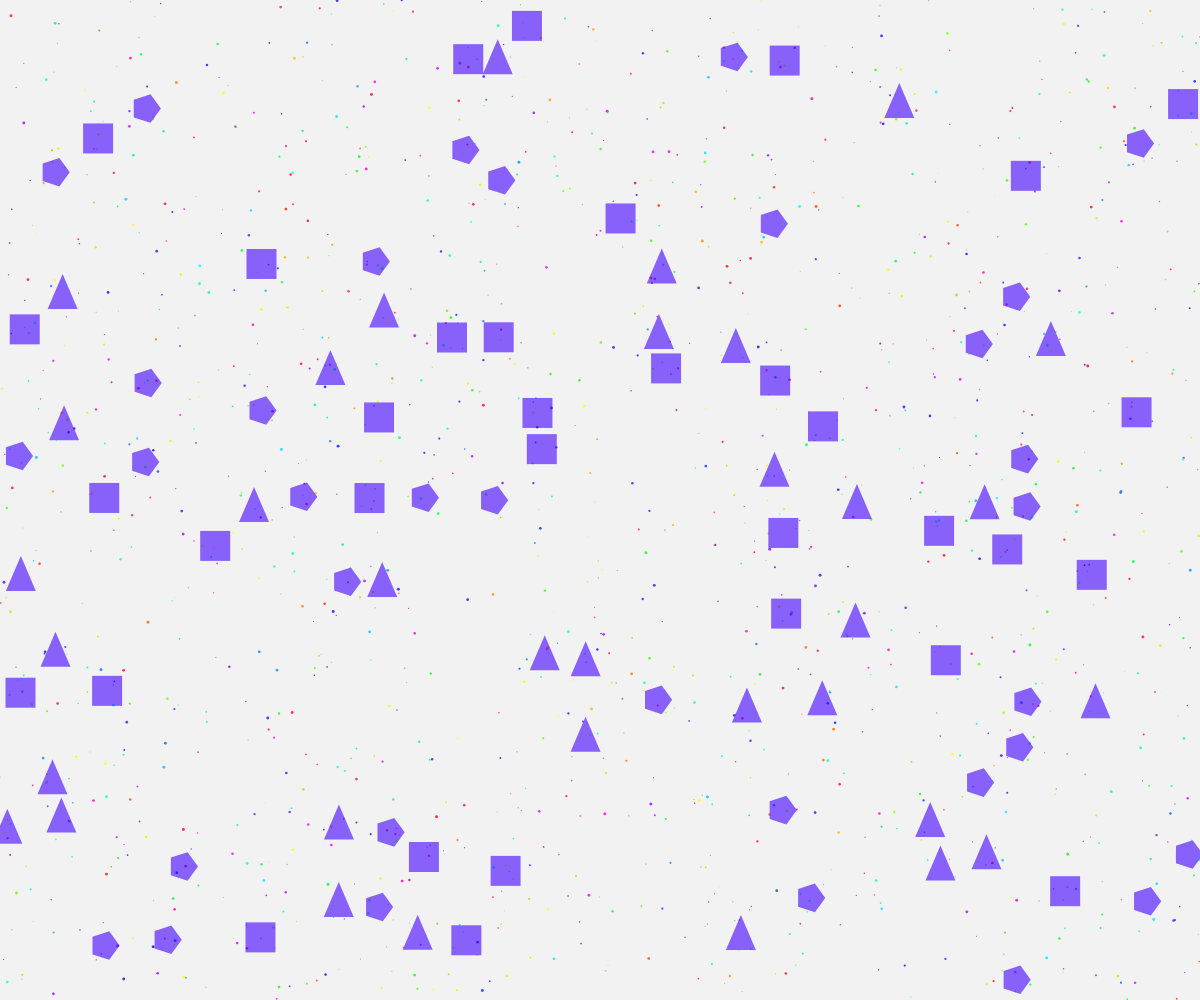
Frame 1 (no input)
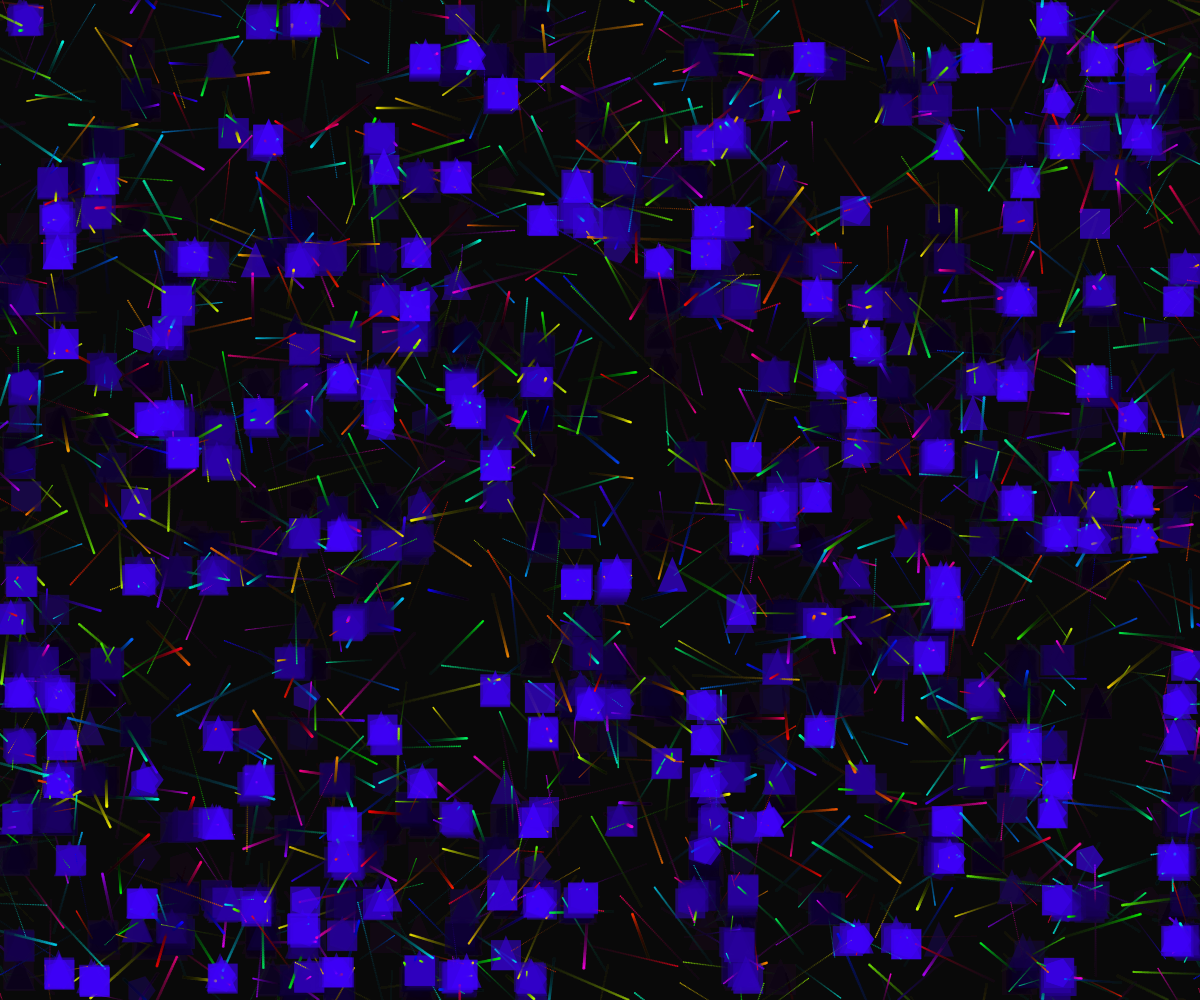
Frame 60 (no input)
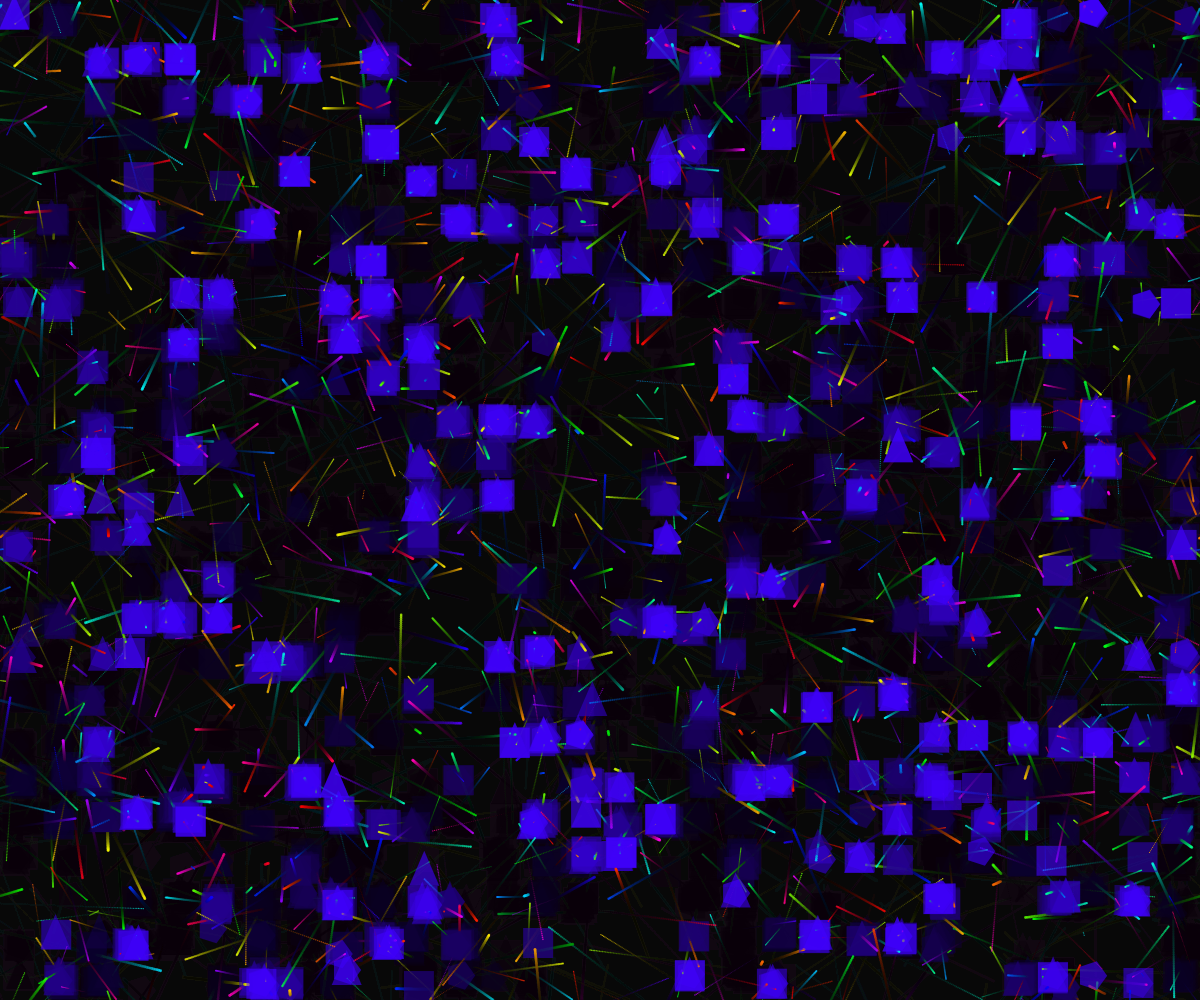
Frame 120 (the mouse pressed at the canvas centre since frame 60)

The p5.js sketch that drew these frames (run headless with seeded random() and noise() and a simulated clock; from frame 60 on, the mouse is pressed at the canvas centre):

// p5.js sketch
// ── sketch.js
let trails = [];
let numTrails = 1500;
let grid = {};

function setup() {
  createCanvas(windowWidth, windowHeight);
  colorMode(HSB, 360, 100, 100, 1);
  noStroke();
  
  // Initialize trails
  for (let i = 0; i < numTrails; i++) {
    trails.push({
      pos: createVector(random(width), random(height)),
      vel: p5.Vector.random2D().mult(random(0.5, 2)),
      hue: random(360),
      size: random(1, 3),
      life: random(100, 300),
      age: 0
    });
  }
}

function draw() {
  background(0, 0, 0, 0.05); // Very subtle trail fading
  
  // Update and display trails
  for (let i = trails.length - 1; i >= 0; i--) {
    let t = trails[i];
    
    // Update position
    t.pos.add(t.vel);
    
    // Wrap around edges
    if (t.pos.x > width) t.pos.x = 0;
    if (t.pos.x < 0) t.pos.x = width;
    if (t.pos.y > height) t.pos.y = 0;
    if (t.pos.y < 0) t.pos.y = height;
    
    // Update age and life
    t.age++;
    t.life--;
    
    // Draw trail segment
    fill(t.hue, 100, 100, 0.8);
    ellipse(t.pos.x, t.pos.y, t.size);
    
    // Remove dead trails
    if (t.life <= 0) {
      trails.splice(i, 1);
      trails.push({
        pos: createVector(random(width), random(height)),
        vel: p5.Vector.random2D().mult(random(0.5, 2)),
        hue: random(360),
        size: random(1, 3),
        life: random(100, 300),
        age: 0
      });
    }
  }
  
  // Create stable lattice structures from intersections
  let gridSize = 40;
  // Clear grid
  for (let key in grid) {
    delete grid[key];
  }
  
  // Populate grid with trails
  for (let i = 0; i < trails.length; i++) {
    let trail = trails[i];
    let gridX = floor(trail.pos.x / gridSize);
    let gridY = floor(trail.pos.y / gridSize);
    
    let cellKey = `${gridX},${gridY}`;
    if (!grid[cellKey]) {
      grid[cellKey] = [];
    }
    grid[cellKey].push(trail);
  }
  
  // Check for dense intersections and form geometric lattices
  let latticeCount = 0;
  for (let key in grid) {
    if (latticeCount > 200) break; // Limit to avoid performance issues
    
    let neighbors = grid[key];
    if (neighbors.length > 3) { // Only if many trails intersect
      let center = createVector(0, 0);
      for (let n of neighbors) {
        center.add(n.pos);
      }
      center.div(neighbors.length);
      
      // Draw stable geometric structure
      noStroke();
      fill(255, 100, 100, 0.6);
      
      let shapeType = latticeCount % 3;
      push();
      translate(center.x, center.y);
      
      if (shapeType === 0) {
        // Triangle
        triangle(0, -20, -15, 15, 15, 15);
      } else if (shapeType === 1) {
        // Square
        rectMode(CENTER);
        rect(0, 0, 30, 30);
      } else {
        // Pentagon
        beginShape();
        for (let a = 0; a < TWO_PI; a += TWO_PI/5) {
          let x = 15 * cos(a);
          let y = 15 * sin(a);
          vertex(x, y);
        }
        endShape(CLOSE);
      }
      
      pop();
      latticeCount++;
    }
  }
}

function windowResized() {
  resizeCanvas(windowWidth, windowHeight);
}
